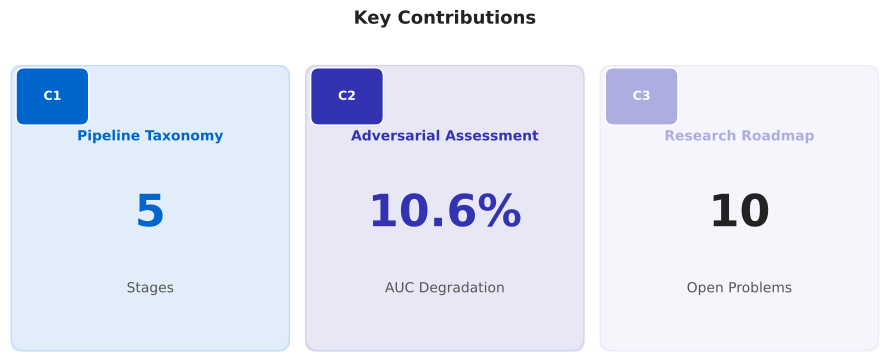

This figure's Python source:
#!/usr/bin/env python3
"""Contributions Summary -- Section 07 Conclusion.

Three-panel horizontal layout showing the paper's three key contributions
with large text numbers and coloured panels.
"""

import pathlib
import matplotlib.pyplot as plt
import matplotlib.patches as mpatches

# -- colour palette -----------------------------------------------------------
mlblue = (0 / 255, 102 / 255, 204 / 255)
mlpurple = (51 / 255, 51 / 255, 178 / 255)
mllavender = (173 / 255, 173 / 255, 224 / 255)
mlorange = (255 / 255, 127 / 255, 14 / 255)
mlgreen = (44 / 255, 160 / 255, 44 / 255)
mlred = (214 / 255, 39 / 255, 40 / 255)

# -- panel data ---------------------------------------------------------------
panels = [
    {
        "label": "C1",
        "title": "Pipeline Taxonomy",
        "icon": "\u2699",          # gear
        "number": "5",
        "unit": "Stages",
        "color": mlblue,
    },
    {
        "label": "C2",
        "title": "Adversarial Assessment",
        "icon": "\u26A0",          # warning / shield
        "number": "10.6%",
        "unit": "AUC Degradation",
        "color": mlpurple,
    },
    {
        "label": "C3",
        "title": "Research Roadmap",
        "icon": "\u2691",          # flag / map
        "number": "10",
        "unit": "Open Problems",
        "color": mllavender,
    },
]

# -- figure -------------------------------------------------------------------
fig, axes = plt.subplots(1, 3, figsize=(9, 3.5))

for ax, panel in zip(axes, panels):
    ax.set_xlim(0, 1)
    ax.set_ylim(0, 1)
    ax.axis("off")

    # Background panel
    bg = mpatches.FancyBboxPatch(
        (0.05, 0.05), 0.90, 0.90,
        boxstyle="round,pad=0.05",
        facecolor=panel["color"],
        alpha=0.12,
        edgecolor=panel["color"],
        linewidth=2,
    )
    ax.add_patch(bg)

    # Contribution label badge
    badge = mpatches.FancyBboxPatch(
        (0.05, 0.82), 0.20, 0.14,
        boxstyle="round,pad=0.03",
        facecolor=panel["color"],
        edgecolor="white",
        linewidth=1,
    )
    ax.add_patch(badge)
    ax.text(0.15, 0.89, panel["label"], ha="center", va="center",
            fontsize=9, fontweight="bold", color="white")

    # Title
    ax.text(0.50, 0.75, panel["title"], ha="center", va="center",
            fontsize=10, fontweight="bold", color=panel["color"])

    # Large number
    text_color = "#222222" if panel["color"] == mllavender else panel["color"]
    ax.text(0.50, 0.48, panel["number"], ha="center", va="center",
            fontsize=32, fontweight="bold", color=text_color)

    # Unit label
    ax.text(0.50, 0.22, panel["unit"], ha="center", va="center",
            fontsize=10, color="#555555")

fig.suptitle("Key Contributions",
             fontsize=13, fontweight="bold", y=1.02, color="#222222")

plt.tight_layout()

# -- save ---------------------------------------------------------------------
out_dir = pathlib.Path(__file__).parent
fig.savefig(out_dir / "01_contributions_summary.pdf", bbox_inches="tight")
fig.savefig(out_dir / "thumb.png", dpi=150, bbox_inches="tight")
plt.close(fig)
print(f"Saved to {out_dir}")
